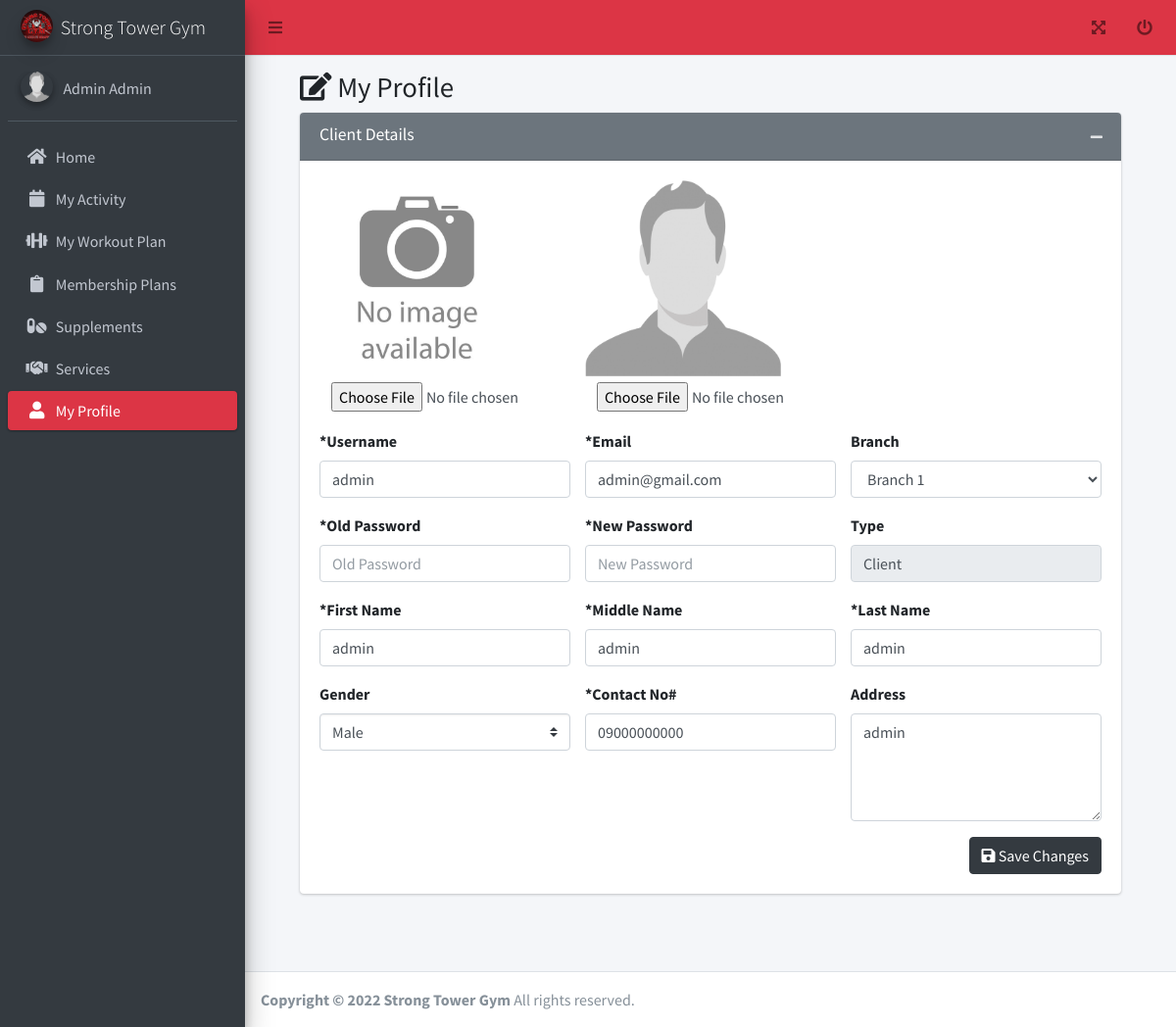
Screenshot of /member/my_profile.php (signed in) with the database file from the repository.
### tables this page shows
CREATE TABLE `tbl_user` (
  `id` int(11) NOT NULL AUTO_INCREMENT,
  `username` varchar(255) DEFAULT NULL,
  `email` varchar(255) DEFAULT NULL,
  `password` varchar(255) DEFAULT NULL,
  `branch_id` int(11) DEFAULT NULL,
  `access_id` int(11) DEFAULT NULL,
  `client_plan_id` int(11) DEFAULT 0,
  `plan_expiration_date` date DEFAULT NULL,
  `verified` tinyint(4) DEFAULT 0,
  `created_date` datetime DEFAULT current_timestamp(),
  `updated_date` datetime DEFAULT current_timestamp(),
  `deleted_flag` tinyint(4) DEFAULT 0,
  `access` varchar(45) DEFAULT NULL,
  PRIMARY KEY (`id`)
);

CREATE TABLE `tbl_user_info` (
  `id` int(11) NOT NULL AUTO_INCREMENT,
  `first_name` varchar(255) DEFAULT NULL,
  `middle_name` varchar(45) DEFAULT NULL,
  `last_name` varchar(45) DEFAULT NULL,
  `gender_id` int(11) DEFAULT NULL,
  `contact_no` varchar(45) DEFAULT NULL,
  `picture` varchar(255) DEFAULT 'default.jpg',
  `created_date` datetime DEFAULT current_timestamp(),
  `updated_date` datetime DEFAULT current_timestamp(),
  `deleted_flag` tinyint(4) DEFAULT 0,
  `address` varchar(45) DEFAULT NULL,
  `medical_certificate` varchar(225) DEFAULT 'default.jpg',
  PRIMARY KEY (`id`)
);

CREATE TABLE `tbl_branch` (
  `id` int(11) NOT NULL AUTO_INCREMENT,
  `name` varchar(255) DEFAULT NULL,
  `description` text DEFAULT NULL,
  `created_date` datetime DEFAULT current_timestamp(),
  `updated_date` datetime DEFAULT current_timestamp(),
  `deleted_flag` tinyint(4) DEFAULT 0,
  `sub_title` text DEFAULT NULL,
  PRIMARY KEY (`id`)
);

CREATE TABLE `tbl_gender` (
  `id` int(11) NOT NULL AUTO_INCREMENT,
  `name` varchar(45) DEFAULT NULL,
  `created_date` datetime DEFAULT current_timestamp(),
  `updated_date` datetime DEFAULT current_timestamp(),
  `deleted_flag` tinyint(4) DEFAULT 0,
  PRIMARY KEY (`id`)
);

### functions.php (called while the page is built, shortened)
<?php
function get_list($sql)
{
  $data = array();
  $result = mysqli_query($_SESSION['conn'], $sql);
  while ($row = mysqli_fetch_assoc($result)) {
    $data[] = $row;
  }
  return $data;
}
function get_one($sql)
{
  if ($result = mysqli_query($_SESSION['conn'], $sql)) {
    $obj = mysqli_fetch_object($result);
    return $obj;
  }
  return false;
}

### member/my_profile.php (the view, shortened to what this page needs)
<?php include('header.php'); ?>
<div>
  <div class="content-wrapper">
    <div class="content-header">
      <?php
      $id = $_SESSION['user']->id;
      $user = get_one("SELECT tp.*,u.*,ui.*,if(u.plan_expiration_date>curdate(),u.plan_expiration_date, null )  as `plan_expiration_date`,if(u.plan_expiration_date>curdate(),u.client_plan_id, 0 )  as `client_plan_id` FROM tbl_user u inner join tbl_user_info ui on ui.id = u.id left join tbl_client_plan tc on (tc.id = u.client_plan_id and u.plan_expiration_date > curdate()) left join tbl_plan tp on tp.id = tc.plan_id where u.id = " . $id) ?>
      <div class="container-fluid" id="content">
        <div class="row mb-2">
          <div class="col-sm-12">
            <h1 class="m-0"><i class="fa fa-edit"></i> My Profile </h1>
          </div>
        </div>
        <form method="post" enctype="multipart/form-data">
          <section class="content">
            <div class="row">
              <div class="col-md-12">
                <div class="card card-secondary">
                  <div class="card-header">
                    <h3 class="card-title">Client Details</h3>
                    <div class="card-tools">
                      <button type="button" class="btn btn-tool" data-card-widget="collapse" title="Collapse">
                        <i class="fas fa-minus"></i>
                      </button>
                    </div>
                  </div>
                  <div class="card-body">
                    <div class="row">
                      <div class="col-sm-4">
                        <div class="form-group">
                          <img src="../medical_certificate/<?= isset($_POST['image2']) ? $_POST['image2'] : $user->medical_certificate ?>" alt="" style="width:200px;height:200px;align-self: center;" id="preview2">
                          <input type="file" class="form-control" id="image2" name="image2" accept="image/*" style="border: unset;">
                        </div>
                      </div>
                      <div class="col-sm-4">
                        <div class="form-group">
                          <img src="../profile/<?= isset($_POST['image']) ? $_POST['image'] : $user->picture ?>" alt="" style="width:200px;height:200px;align-self: center;" id="preview">
                          <input type="file" class="form-control" id="image" name="image" accept="image/*" style="border: unset;">
                        </div>
                      </div>
                    </div>
                    <div class="row">
                      <div class="col-sm-4">
                        <div class="form-group">
                          <label>*Username</label>
                          <input type="text" class="form-control <?= isset($_SESSION['error']['username']) ? 'is-invalid' : '' ?>" id="username" name="username" placeholder="Username" value="<?= isset($_POST['username']) ? $_POST['username'] : $user->username ?>">
                        </div>
                      </div>
                      <div class="col-sm-4">
                        <div class="form-group">
                          <label>*Email</label>
                          <input type="email" class="form-control <?= isset($_SESSION['error']['email']) ? 'is-invalid' : '' ?>" id="email" name="email" placeholder="Email" value="<?= isset($_POST['email']) ? $_POST['email'] : $user->email ?>">
                        </div>
                      </div>
                      <div class="col-sm-4">
                        <div class="form-group">
                          <label>Branch</label>
                          <?php if (in_array($_SESSION['user']->access_id, array(1))) { ?>
                            <select id="branch" name="branch" class="form-control <?= isset($_SESSION['error']['branch']) ? 'is-invalid' : '' ?>">
                              <?php foreach (get_list("select * from tbl_branch where deleted_flag = 0") as $res) { ?>
                                <option value="<?= $res['id']; ?>" <?= ($user->branch_id == $res['id']) ? 'selected' : ''; ?>><?= $res['name']; ?></option>
                              <?php } ?>
                            </select>
                          <?php } else { ?>
                            <input type="text" class="form-control <?= isset($_SESSION['error']['branch']) ? 'is-invalid' : '' ?>" value="<?= $_SESSION['user']->branch ?>" disabled>
                            <input type="hidden" id="branch" name="branch" value="<?= $_SESSION['user']->branch_id ?>" disabled>
                          <?php } ?>
                        </div>
                      </div>
                    </div>
                    <div class="row">
                      <div class="col-sm-4">
                        <div class="form-group">
                          <label>*Old Password</label>
                          <input type="password" class="form-control <?= isset($_SESSION['error']['re_password']) ? 'is-invalid' : '' ?>" id="re_password" name="re_password" placeholder="Old Password" value="<?= isset($_POST['re_password']) ? $_POST['re_password'] : '' ?>">
                        </div>
                      </div>
                      <div class="col-sm-4">
                        <div class="form-group">
                          <label>*New Password</label>
                          <input type="password" class="form-control <?= isset($_SESSION['error']['password']) ? 'is-invalid' : '' ?>" id="password" name="password" placeholder="New Password" value="<?= isset($_POST['password']) ? $_POST['password'] : '' ?>">
                        </div>
                      </div>
                      <div class="col-sm-4">
                        <div class="form-group">
                          <label>Type</label>
                          <input type="text" class="form-control" value="Client" disabled>
                        </div>
                      </div>
                    </div>
                    <div class="row">
                      <div class="col-sm-4">
                        <div class="form-group">
                          <label>*First Name</label>
                          <input type="text" class="form-control <?= isset($_SESSION['error']['first_name']) ? 'is-invalid' : '' ?>" id="first_name" name="first_name" placeholder="First Name" value="<?= isset($_POST['first_name']) ? $_POST['first_name'] : $user->first_name ?>">
                        </div>
                      </div>
                      <div class="col-sm-4">
                        <div class="form-group">
                          <label>*Middle Name</label>
                          <input type="text" class="form-control <?= isset($_SESSION['error']['middle_name']) ? 'is-invalid' : '' ?>" id="middle_name" name="middle_name" placeholder="Middle Name" value="<?= isset($_POST['middle_name']) ? $_POST['middle_name'] : $user->middle_name ?>">
                        </div>
                      </div>
                      <div class="col-sm-4">
                        <div class="form-group">
                          <label>*Last Name</label>
                          <input type="text" class="form-control <?= isset($_SESSION['error']['last_name']) ? 'is-invalid' : '' ?>" id="last_name" name="last_name" placeholder="Last Name" value="<?= isset($_POST['last_name']) ? $_POST['last_name'] : $user->last_name ?>">
                        </div>
                      </div>
                    </div>
                    <div class="row">
                      <div class="col-sm-4">
                        <div class="form-group">
                          <label>Gender</label>
                          <select id="gender" class="form-control <?= isset($_SESSION['error']['gender']) ? 'is-invalid' : '' ?> custom-select" name="gender">
                            <?php foreach (get_list("select * from tbl_gender where deleted_flag = 0") as $res) { ?>
                              <option value="<?= $res['id']; ?>" <?= ($user->gender_id == $res['id']) ? 'selected' : ''; ?>><?= $res['name']; ?></option>
                            <?php } ?>
                          </select>
                        </div>
                      </div>
                      <div class="col-sm-4">
                        <div class="form-group">
                          <label>*Contact No#</label>
                          <input type="number" class="form-control <?= isset($_SESSION['error']['contact']) ? 'is-invalid' : '' ?>" id="contact" name="contact" placeholder="Contact No#" value="<?= isset($_POST['contact']) ? $_POST['contact'] : $user->contact_no ?>">
                        </div>
                      </div>
                      <div class="col-sm-4">
                        <div class="form-group">
                          <label>Address</label>
                          <textarea class="form-control <?= isset($_SESSION['error']['address']) ? 'is-invalid' : '' ?>" rows="4" id="address" name="address" placeholder="Address"><?= isset($_POST['address']) ? $_POST['address'] : $user->address ?></textarea>
                        </div>
                      </div>
                    </div>
                    <div class="form-group">
                      <button type="submit" class="btn btn-dark float-right" name="update"><i class="fa fa-save"></i> Save Changes</button>
                    </div>
                  </div>
                </div>
              </div>
            </div>
          </section>
        </form>
      </div>
    </div>
  </div>
</div>
<?php include('footer.php'); ?>

### adminlte/css/admin.css (style rules this page uses)
#content { padding: 3em; padding-top: 0px; min-height: 85vh; }

### rows the page displays
tbl_user: tbl_user_info.medical_certificate (placeholder picture), tbl_user_info.picture (placeholder picture), username "admin", email "admin@gmail.com", branch "Branch 1", first_name "admin", middle_name "admin", last_name "admin", contact "09000000000", address "admin"
tbl_user_info: gender "Male"

### other values shown
$_SESSION['user']->first_name "Admin"
$_SESSION['user']->last_name "Admin"
